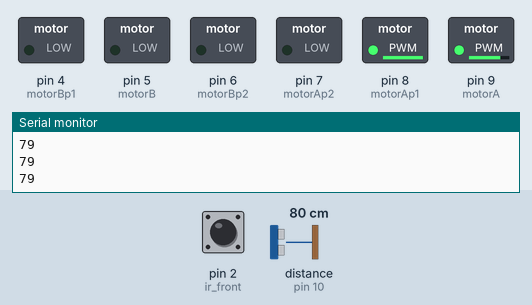
Simulated run of this sketch. Board: Arduino Uno, built with avr-gcc and run on an emulated ATmega328P. Parts: switched loads named in the sketch (green lamp = pin HIGH), the last lines printed to the serial monitor. Dashed ring = blinking. Inputs (shaded band) come from the test bench; at power-on: pin 2 (ir_front) LOW, distance to the obstacle (sensor on pin 10) 80 cm. The echo pulse lasts 58.3 µs per cm; random numbers use the default seed unless the sketch sets one; pins used as bus, display or sensor lines are not drawn.

Above: at 5.8 s.
5.9 s: pin 2 (ir_front) driven HIGH
At 7.2 s:
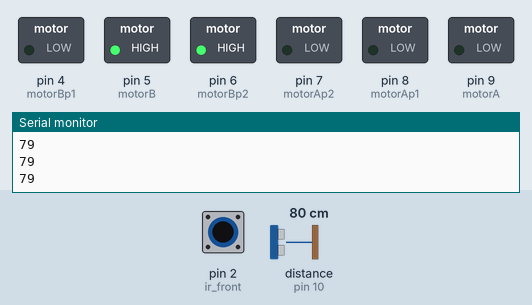
At 8.4 s:
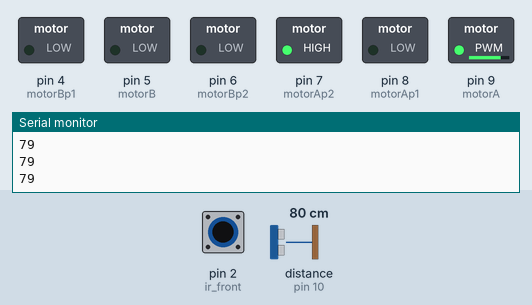
8.9 s: pin 2 (ir_front) pulsed LOW 2 times (0.12 s each, 0.3 s apart)
12.5 s: pin 2 (ir_front) driven LOW
14.5 s: distance to the obstacle (sensor on pin 10) set to 33 cm
16.0 s: distance to the obstacle (sensor on pin 10) set to 29 cm
At 16.4 s:
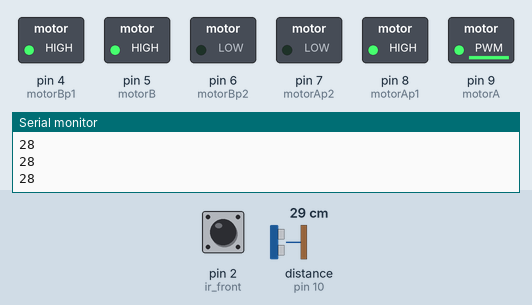
17.6 s: distance to the obstacle (sensor on pin 10) set to 250 cm
At 18.6 s:
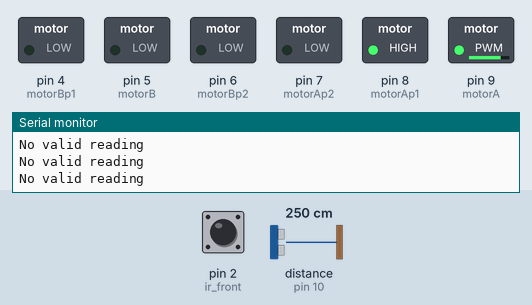
Timing chart, 0 to 20.1 s (numbered marks = the images above; inputs shaded):
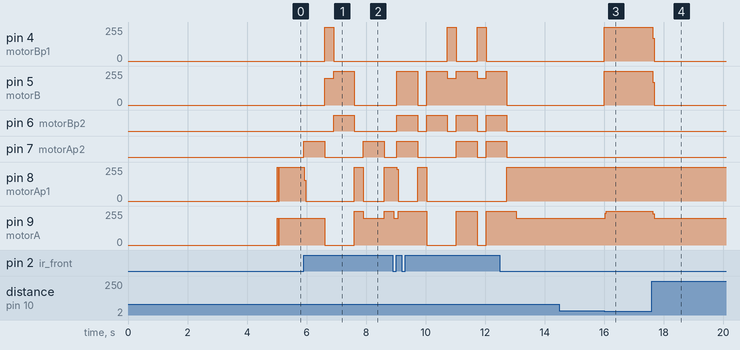

Measured:
- the behaviour switches between 32 and 31 cm on distance to the obstacle (sensor on pin 10) (found by bisection; images 2 and 3)
- after the input at 5.9 s, pin 4 (motorBp1): 0/255 → 255/255 after 0.71 s, → 0/255 0.30 s later; pin 5 (motorB): 0/255 → 200/255 after 0.71 s, → 255/255 0.30 s later, → 0/255 0.70 s later
- after the input at 16.0 s, pin 4 (motorBp1), pin 5 (motorB): 0/255 → 255/255 at once; pin 9 (motorA): 200/255 → 254/255 at once
- after the input at 17.6 s, pin 4 (motorBp1), pin 5 (motorB): 255/255 → 0/255 at once; pin 9 (motorA): 254/255 → 200/255 at once

The sketch:

sumo_robot_2.ino
```cpp
const int trigpin = 11;
const int echopin = 10;
const int motorAp1 = 8;
const int motorAp2 = 7;
const int motorA = 9;
const int motorBp1 = 4;
const int motorBp2 = 6;
const int motorB = 5;
const int ir_front = 2;
long duration;
int distance;
int front_ir;
int steady = 1;

void setup() {
  pinMode(trigpin, OUTPUT);
  pinMode(echopin, INPUT);
  pinMode(motorAp1, OUTPUT);
  pinMode(motorAp2, OUTPUT);
  pinMode(motorA, OUTPUT);
  pinMode(motorBp1, OUTPUT);
  pinMode(motorBp2, OUTPUT);
  pinMode(motorB, OUTPUT);
  pinMode(ir_front, INPUT);
  Serial.begin(9600);
}

void motors(int spa = 0, int spb = 0, int a1 = LOW, int a2 = LOW, int b1 = LOW, int b2 = LOW) {
  analogWrite(motorA, spa);
  analogWrite(motorB, spb);
  digitalWrite(motorAp1, a1);
  digitalWrite(motorAp2, a2);
  digitalWrite(motorBp1, b1);
  digitalWrite(motorBp2, b2);
}

void loop() {
  if (steady){
    steady = 0;
    delay(5000);
  }
  if (checkIR()) {
    int direction = random(3);
    if (direction == 0){
      motors(255, 255, LOW, HIGH, LOW, HIGH); // goes back
    } else if (direction == 1) {
      motors(200, 0, LOW, HIGH, LOW, LOW); // backward right
    } else {
      motors(0, 255, LOW, LOW, LOW, HIGH); // backward left
    }
    delay(700);
    if (random(2) == 0) {
      motors(255, 0, HIGH, LOW, LOW, LOW); // forward right
    } else {
      motors(0, 200, LOW, LOW, HIGH, LOW); // forward left
    }
    delay(300);
    return; // Immediately return to the top of the main loop
  }

  if (visible_enemy(30)) {

      stop(0);
      motors(255, 255, HIGH, LOW, HIGH, LOW); // forward


  } else {
    motors(); // stop the motors
    search("tornado");
  }
}

bool visible_enemy(int desired) {
  long totalDistance = 0;
  int validReadings = 0;

  // Take multiple readings for stability
  for (int i = 0; i < 1; i++) {
    // Trigger the ultrasonic sensor
    digitalWrite(trigpin, LOW);
    delayMicroseconds(2);
    digitalWrite(trigpin, HIGH);
    delayMicroseconds(10);
    digitalWrite(trigpin, LOW);

    duration = pulseIn(echopin, HIGH);
    distance = duration * 0.034 / 2;

    // Ignore zero or out-of-range values
    if (distance > 0 && distance < 100) { // Adjust upper limit as needed
      totalDistance += distance;
      validReadings++;
    }

    delay(10); // Small delay between readings for stability
  }

  // Calculate the average distance if we got valid readings
  if (validReadings > 0) {
    distance = totalDistance / validReadings;
    Serial.println(distance);
  } else {
    Serial.println("No valid reading");
    return false; // No valid distance measured
  }

  // Return true if the averaged distance is within the desired range
  return distance <= desired;
}

void search(String strategy) {
  if (strategy == "tornado") {
    motors(200, 0, HIGH, LOW, LOW, LOW); // forward right
  } else if (strategy == "charge") {
    motors(200, 200, HIGH, LOW, HIGH, LOW); // forward
  } else if (strategy == "snake") {
    motors(200, 200, HIGH, LOW, HIGH, LOW); // forward
    delay(250);
    motors(200, 0, HIGH, LOW, LOW, LOW); // forward right
    delay(250);
    motors(0, 200, LOW, LOW, HIGH, LOW); // forward left
    delay(250);
  }
}

bool checkIR() {
  front_ir = digitalRead(ir_front);
  if (front_ir == 1) {
    return true; // Indicates that IR check has run and processed an event
  }
  return false; // No event processed
}

void stop(long stop_time) {
  motors(0, 0, LOW, LOW, LOW, LOW);
  delay(stop_time);
}
```
